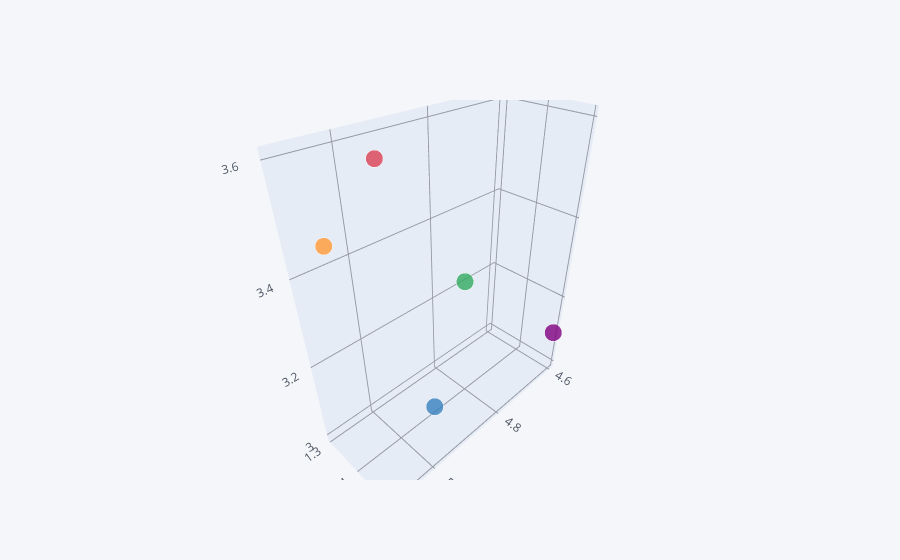

Source (notebook cell):
### Code cell
df.head().iplot(kind='scatter3d', x='sepal_length', y='petal_length', z='sepal_width')

### Figure 1 — Plotly figure (JSON) as saved in the notebook; plotly's stock layout.template omitted (floating-point values rounded to 4 significant figures)
{"data": [{"marker": {"color": ["rgba(255, 153, 51, 1.0)", "rgba(55, 128, 191, 1.0)", "rgba(50, 171, 96, 1.0)", "rgba(128, 0, 128, 1.0)", "rgba(219, 64, 82, 1.0)"], "opacity": 0.8, "size": [12, 12, 12, 12, 12], "symbol": "circle"}, "mode": "markers", "text": ["0", "1", "2", "3", "4"], "type": "scatter3d", "x": [5.1, 4.9, 4.7, 4.6, 5], "y": [1.4, 1.4, 1.3, 1.5, 1.4], "z": [3.5, 3, 3.2, 3.1, 3.6]}], "layout": {"legend": {"bgcolor": "#F5F6F9", "font": {"color": "#4D5663"}}, "paper_bgcolor": "#F5F6F9", "plot_bgcolor": "#F5F6F9", "scene": {"xaxis": {"gridcolor": "#9499A3", "showgrid": true, "tickfont": {"color": "#4D5663"}, "title": {"font": {"color": "#4D5663"}, "text": ""}, "zerolinecolor": "#9499A3"}, "yaxis": {"gridcolor": "#9499A3", "showgrid": true, "tickfont": {"color": "#4D5663"}, "title": {"font": {"color": "#4D5663"}, "text": ""}, "zerolinecolor": "#9499A3"}, "zaxis": {"gridcolor": "#9499A3", "showgrid": true, "tickfont": {"color": "#4D5663"}, "title": {"font": {"color": "#4D5663"}, "text": ""}, "zerolinecolor": "#9499A3"}}, "title": {"font": {"color": "#4D5663"}}}}
